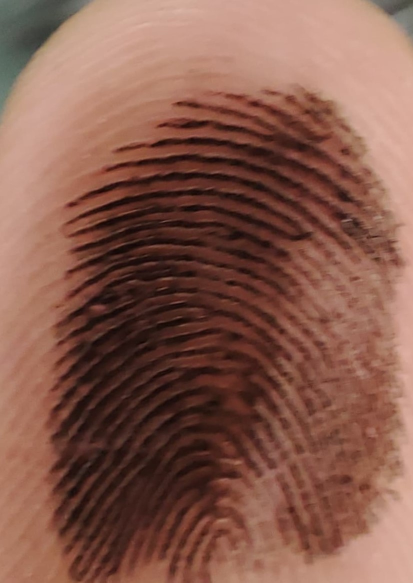
#> input picture finger_2.jpg, 826 x 1165 px (shown at 1/2 size)
$ python main.py
#> lines starting #> are read from the running program, lines starting #| are printed output that depends on the picture; after the words box and inside, x2 and y2 are one past the last pixel; in counts of white or black regions, pixels touching at a corner belong together
### utils.py
import cv2
import numpy as np
threshold1 = 40
threshold2 = 255
def find_center(image):
    # Apply a binary threshold to the image
    _, thresholded = cv2.threshold(image, threshold1, threshold2, cv2.THRESH_BINARY)
    cv2.imshow('Thresholded1', thresholded)
    # Find contours in the thresholded image
    contours, _ = cv2.findContours(thresholded, cv2.RETR_LIST, cv2.CHAIN_APPROX_SIMPLE)
    #copy the image
    image_copy = image.copy()
    #show the contours
    cv2.drawContours(image_copy, contours, -1, (127, 255, 0), 3)
    cv2.imshow('Contours1', image_copy)

    # Initialize max x and y coordinates
    max_x = max_y = 0
    print(len(contours))
    # Calculate the center of each contour and update max_x and max_y
    for contour in contours:
        M = cv2.moments(contour)
        if M["m00"] != 0:  # to avoid division by zero
            x = int(M["m10"] / M["m00"])
            y = int(M["m01"] / M["m00"])
            max_x = max(max_x, x)
            max_y = max(max_y, y)
    return (max_x, max_y)

def find_center_avg(image):
    # Apply a binary threshold to the image
    _, thresholded = cv2.threshold(image, threshold1, threshold2, cv2.THRESH_BINARY)
    contours, img = cv2.findContours(thresholded, cv2.RETR_LIST, cv2.CHAIN_APPROX_SIMPLE)
    #copy the image
    image_copy = image.copy()
    #show the contours
    con = cv2.drawContours(image_copy, contours, -1, (127, 255, 0), 3)
    cv2.imshow('Contours2', image_copy)
    # Initialize total x and y coordinates
    total_x = total_y = num_contours = 0
    print(len(contours))
    # Calculate the center of each contour and add to total
    for contour in contours:
        M = cv2.moments(contour)
        if M["m00"] != 0:  # to avoid division by zero
            total_x += int(M["m10"] / M["m00"])
            total_y += int(M["m01"] / M["m00"])
            num_contours += 1

    # Calculate the average center of all contours
    if num_contours != 0:  # to avoid division by zero
        center = (total_x // num_contours, total_y // num_contours)
    else:
        center = (0, 0)  # or any default value

    return center

def unwrap_image(image, center, max_radius):
    # The size of the output image
    output_size = (int(360), int(max_radius))  # Width = 360 degrees, Height = max_radius

    # Apply polar to cartesian transformation
    unwrapped_image = cv2.linearPolar(image, center, max_radius, cv2.WARP_FILL_OUTLIERS +  cv2.INTER_LINEAR)

    # Resize to make it easier to view
    # unwrapped_image = cv2.resize(unwrapped_image, output_size, interpolation=cv2.INTER_LINEAR)

    return unwrapped_image

# [6 lines left out: function mouse_callback, not called in this run]


def create_rainbow_gradient(height, width):
    # Create an image filled with zeros (black)
    gradient = np.zeros((height, width, 3), dtype=np.uint8)

    # Calculate the change in color for each step
    for i in range(height):
        hue = int(180 * (i / height))  # Hue goes from 0 to 180 in OpenCV
        hue_color = np.array([[hue, 255, 255]], dtype=np.uint8) # Saturation and Value are always 255
        hue_color = hue_color.reshape(hue_color.shape[0], hue_color.shape[1], 1)  # Ensure hue_color has 3 dimensions
        hue_color = np.repeat(hue_color, 3, axis=2)  # Repeat the single channel to get a 3-channel image
        bgr_color = cv2.cvtColor(hue_color, cv2.COLOR_HSV2BGR) # Convert HSV to RGB
        bgr_color = bgr_color[0, 0, :]  # Reduce bgr_color to a 1D array
        gradient[i, :, :] = bgr_color # Fill each row with the color

    return gradient

def apply_gradient_to_edges(image):
    # Create a mask where edges are 1 and non-edges are 0
    mask = image.astype(bool)

    # Create the rainbow gradient
    gradient = create_rainbow_gradient(image.shape[0], image.shape[1])

    # Apply the mask to the gradient
    rainbow_edges = np.zeros_like(gradient)
    for i in range(3):  # For each color channel
        rainbow_edges[:, :, i] = np.where(mask, gradient[:, :, i], 0)

    return rainbow_edges

### main.py
import cv2
import numpy as np
from utils import apply_gradient_to_edges, find_center_avg, unwrap_image, mouse_callback, find_center

# Load the fingerprint image
image_path = 'finger_2.jpg'
image = cv2.imread(image_path, cv2.IMREAD_COLOR)
#> image is the input picture: shape (1165, 826, 3); mean B, G, R 77, 91, 134.7

if image is None:
    print("Error: Could not read the image.")
    exit(1)

#increase contrast
# image = cv2.convertScaleAbs(image, alpha=2, beta=1)

# Convert to grayscale Why? TODO
gray = cv2.cvtColor(image, cv2.COLOR_BGR2GRAY)
blur = cv2.GaussianBlur(gray, (15,15),5)
center = find_center(gray)
#> in find_center, `_, thresholded = cv2.threshold(image, threshold1, threshold2, cv2.THRE..`:
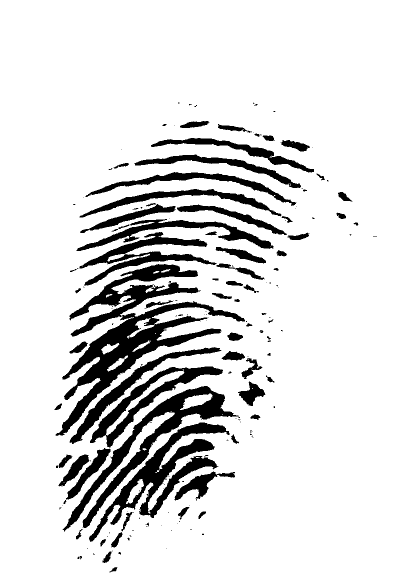
#> thresholded: shape (1165, 826) (shown at 1/2 size); 87.2% white; 179 black regions (107 under 20 px)
#> in find_center, `contours, _ = cv2.findContours(thresholded, cv2.RETR_LIST, cv2.CHAIN_A..`: contours = 242 contours, 148 with area under 20; largest, box (x1, y1, x2, y2) and area: (0, 0, 826, 1165) 960300, (110, 527, 491, 873) 33268, (124, 771, 478, 1064) 16217, (177, 844, 460, 1085) 15285, (179, 732, 447, 896) 8472
#> in find_center, `cv2.drawContours(image_copy, contours, -1, (127, 255, 0), 3)`:
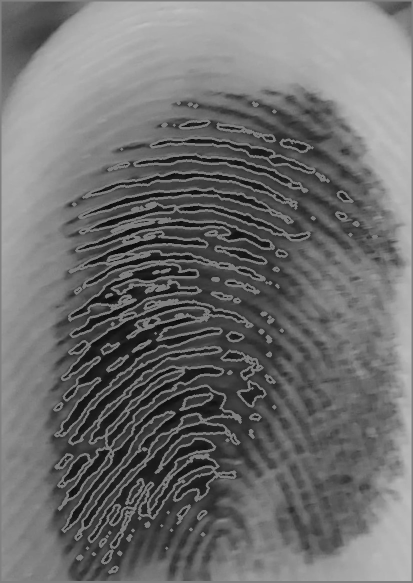
#> image_copy: shape (1165, 826) (shown at 1/2 size); min 8, max 192, mean 110.8
#| 242
#> the loop in find_center, `for contour in contours:` made 242 passes
#> (contour, x, y, max_x) on passes 8, 22, 23, 26, 31, 34, 37, 38, 44, 47: ([[332, 1096], [333, 1095], [334, 1096], [333, 1097]], 333, 1096, 333), ([[322, 1051], [323, 1050], [324, 1051], [323, 1052]], 323, 1051, 405), ([[354, 1046], [355, 1045], [356, 1046], [355, 1047]], 355, 1046, 405), ([[357, 1037], [358, 1036], [359, 1037], [358, 1038]], 358, 1037, 405), ([[253, 1023], [254, 1022], [255, 1023], [254, 1024]], 254, 1023, 405), ([[118, 1015], [119, 1014], [120, 1015], [119, 1016]], 119, 1015, 405), ([[377, 1011], [378, 1010], [379, 1011], [378, 1012]], 378, 1011, 405), ([[123, 1011], [124, 1010], [125, 1011], [124, 1012]], 124, 1011, 405), ([[326, 976], [327, 975], [328, 976], [327, 977]], 327, 976, 405), ([[326, 967], [327, 966], [328, 967], [327, 968]], 327, 967, 405)
#> (x, y, max_x) on passes 1 to 6: (227, 1139, 227), (156, 1115, 227), (161, 1114, 227), (187, 1107, 227), (239, 1106, 239), (214, 1115, 239)
#> center = (749, 1139)
center_avg = find_center_avg(gray)
#> in find_center_avg, `contours, img = cv2.findContours(thresholded, cv2.RETR_LIST, cv2.CHAIN..`: img = 242 rows, first 6: [1, -1, -1, -1], [2, 0, -1, -1], [3, 1, -1, -1], [4, 2, -1, -1], [5, 3, -1, -1], [6, 4, -1, -1]
#| 242
#> the loop in find_center_avg, `for contour in contours:` made 242 passes
#> (contour, total_x, total_y) on passes 8, 22, 23, 26, 31, 34, 37, 38, 44, 47: ([[332, 1096], [333, 1095], [334, 1096], [333, 1097]], 1741, 8893), ([[322, 1051], [323, 1050], [324, 1051], [323, 1052]], 5467, 23856), ([[354, 1046], [355, 1045], [356, 1046], [355, 1047]], 5822, 24902), ([[357, 1037], [358, 1036], [359, 1037], [358, 1038]], 6833, 28029), ([[253, 1023], [254, 1022], [255, 1023], [254, 1024]], 8357, 33180), ([[118, 1015], [119, 1014], [120, 1015], [119, 1016]], 8873, 36230), ([[377, 1011], [378, 1010], [379, 1011], [378, 1012]], 9737, 39280), ([[123, 1011], [124, 1010], [125, 1011], [124, 1012]], 9861, 40291), ([[326, 976], [327, 975], [328, 976], [327, 977]], 11281, 45239), ([[326, 967], [327, 966], [328, 967], [327, 968]], 12059, 48147)
#> (total_x, total_y) on passes 1 to 6: (227, 1139), (383, 2254), (544, 3368), (731, 4475), (970, 5581), (1184, 6696)
#> after the loop in find_center_avg, `for contour in contours:`: num_contours = 227; total_x = 84352; total_y = 157907
#> in find_center_avg, `center = (total_x // num_contours, total_y // num_contours)`: center = (371, 695)
#> center_avg = (371, 695)

# Edge detection
edges = cv2.Canny(blur, threshold1=15, threshold2=20, apertureSize=3, L2gradient=True)
#> edges: shape (1165, 826); 3.4% white in thin lines or dots
#smooth the edges
edges = cv2.GaussianBlur(edges, (3,3),0)
#apply the gradient to the edges
rainbow_edges = apply_gradient_to_edges(edges)
#> in apply_gradient_to_edges, `mask = image.astype(bool)`: mask: shape (1165, 826) bool; 12.8% white; 399 white regions (27 under 20 px), largest, box (x1, y1, x2, y2) and area: (181, 307, 613, 375) 3890, (121, 341, 525, 421) 3712, (597, 169, 779, 396) 3408
#unwrap the image
unwrapped = unwrap_image(rainbow_edges, center, 780)

#overlay the images with names
cv2.putText(blur, 'Blur', (10, 30), cv2.FONT_HERSHEY_SIMPLEX, 1, (255, 255, 255), 2)
#> blur: shape (1165, 826); min 17, max 255, mean 102.5
cv2.putText(gray, 'Gray', (10, 30), cv2.FONT_HERSHEY_SIMPLEX, 1, (255, 255, 255), 2)
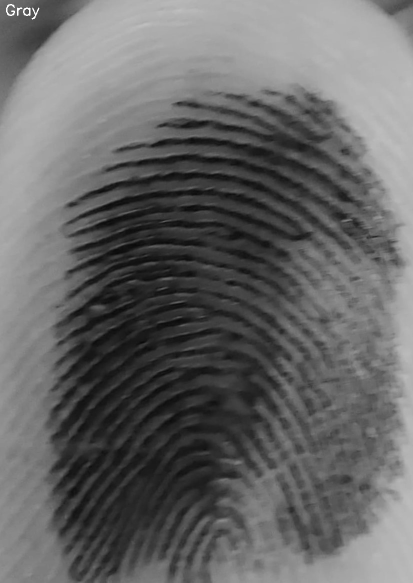
#> gray: shape (1165, 826) (shown at 1/2 size); min 8, max 255, mean 102.5
cv2.putText(edges, 'Edges', (10, 30), cv2.FONT_HERSHEY_SIMPLEX, 1, (255, 255, 255), 2)
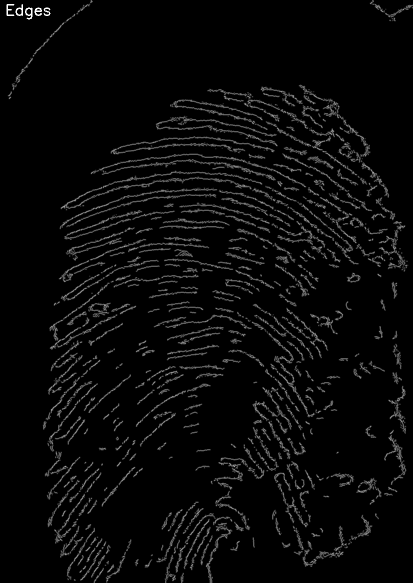
#> edges: shape (1165, 826) (shown at 1/2 size); min 0, max 255, mean 9
cv2.putText(rainbow_edges, 'Rainbow Edges', (10, 30), cv2.FONT_HERSHEY_SIMPLEX, 1, (255, 255, 255), 2)
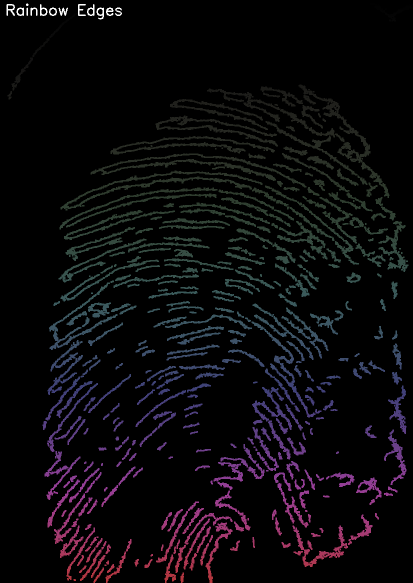
#> rainbow_edges: shape (1165, 826, 3) (shown at 1/2 size); mean of channels 0, 1, 2 11, 8.6, 10.1; drawn as B, G, R
cv2.putText(unwrapped, 'Unwrapped Fingerprint', (10, 30), cv2.FONT_HERSHEY_SIMPLEX, 1, (255, 255, 255), 2)
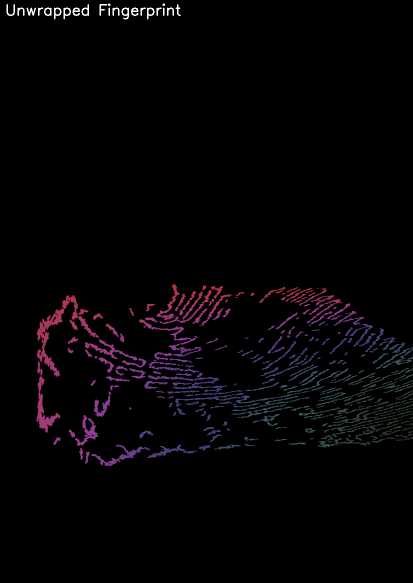
#> unwrapped: shape (1165, 826, 3) (shown at 1/2 size); mean of channels 0, 1, 2 5, 3.3, 5; drawn as B, G, R

#add a overlay to the gray image of the 2 centers with a cross
cv2.line(gray, (center_avg[0]-10, center_avg[1]), (center_avg[0]+10, center_avg[1]), (255, 0, 255), 2)
#> gray: shape (1165, 826); 0.01% of pixels changed, all inside (x1, y1, x2, y2) = (360, 694, 383, 697)
cv2.line(gray, (center_avg[0], center_avg[1]-10), (center_avg[0], center_avg[1]+10), (255, 0, 255), 2)
#> gray: shape (1165, 826); min 8, max 255, mean 102.6
cv2.line(gray, (center[0]-10, center[1]), (center[0]+10, center[1]), (0, 255, 255), 2)
#> gray: shape (1165, 826); min 0, max 255, mean 102.5
cv2.line(gray, (center[0], center[1]-10), (center[0], center[1]+10), (0, 255, 255), 2)
#> gray: shape (1165, 826); min 0, max 255, mean 102.5
#add the text center and avgcenter to the image
cv2.putText(gray, f'Center: {center}', (10, 60), cv2.FONT_HERSHEY_SIMPLEX, 1, (255, 255, 255), 2)
cv2.putText(gray, f'Avg Center: {center_avg}', (10, 90), cv2.FONT_HERSHEY_SIMPLEX, 1, (0, 255, 255), 2)


#turn the grey image into a 3 channel image
gray = cv2.cvtColor(gray, cv2.COLOR_GRAY2BGR)
#> gray: shape (1165, 826, 3)
blur = cv2.cvtColor(blur, cv2.COLOR_GRAY2BGR)
#> blur: shape (1165, 826, 3)
edges = cv2.cvtColor(edges, cv2.COLOR_GRAY2BGR)
#> edges: shape (1165, 826, 3)

grid_image = np.hstack([ gray, blur, edges, rainbow_edges, unwrapped])

#scale the grid image
grid_image = cv2.resize(grid_image, (0,0), fx=0.4, fy=0.4)
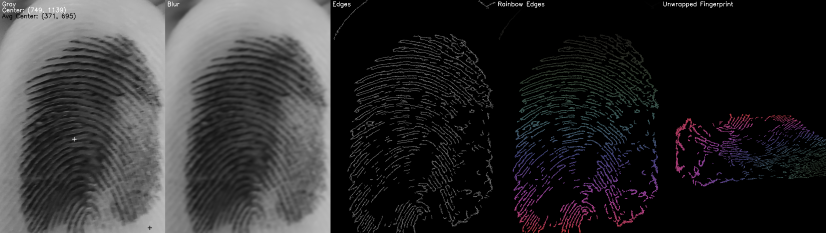
#> grid_image: shape (466, 1652, 3) (shown at 1/2 size); mean B, G, R 46, 45.2, 45.8

cv2.imshow('Fingerprint', grid_image)
cv2.waitKey(0)
cv2.destroyAllWindows()
